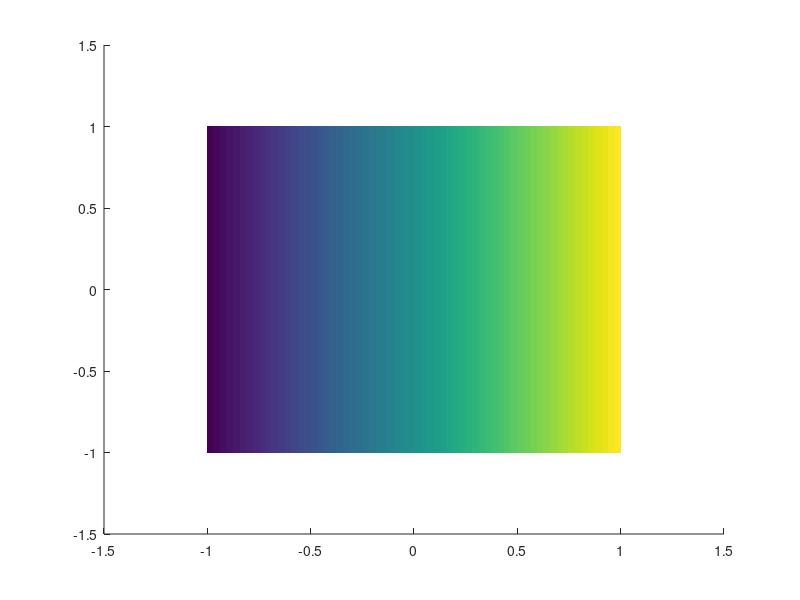

Here is the MATLAB script that generated this plot: (Note: this script raises an error after producing the figure.)
% Author: Stefan Karlsson, Josef Bigun, 2014

function ApertureIllustration(type)
%interactive visualization of the aperture problem in optical flow
%estimation. This script animates a pattern of horizontal smooth bars within 
% the support of a large disk. The pattern is in a circular motion pattern.
% a smaller apperture is present in the middle of the image. The
% only view the user gets is through the aperture, except for a periodic
% reveal of the scene
% input "type":
% 'regular' , [default] circular aperture, single motion
% 'barber'  , rectangular aperture, barberpole illusion
% 'multiple', circular aperture, multiple motions
% 'color'   , circular aperture, multiple motions in seperate color channels
%%%%%%%%%%%%
% The script supports the following interface:
% MOUSE: 
% click to enable mouse move of aperture, mouse scroll to change aperture
% radius
% KEYBOARD:
% Arrow Keys: move the aperture around
% Q/A : Radius of the aperture
% W/S : the fuzziness of the boundary(higher values makes it Gaussian-like)
%%%%%%%
if nargin < 1
    type = 'regular';end
if ~isnumeric(type)
    switch lower(type)
        case 'regular'
            type = 1;
        case 'barber'
            type = 2;
        case 'multiple'
            type = 3;
        case 'color'
            type = 4;
    end
end
%widht and height of the image
w = 250;
h = 250;
innerRadius = 0.3; %initial radius of aperture
%initial position of aperture, x and y:
innerPx = 0;
innerPy = 0;
minFuz  = 0.01;
%initial fuzziness of aperture:
if type == 2
    innerFuz = minFuz;
else
    innerFuz = 1/10; 
end
fuz = 1/20;      %fuzziness of the moving pattern
%limits in the image are in [-1,+1] for both x and y:
xlims = linspace(-1,1,w);
ylims = linspace(-1,1,h);
[x,y] = meshgrid(xlims,ylims);
p  = linspace(0,2*pi,200);   %used for painting the red boundary of aperture

%When linesmoothing option is on, there is a small bug in the offset of the
%position of linesegments. Fix this with the following added values
bugXVal = (xlims(2)-xlims(1))/2;
bugYVal = (ylims(2)-ylims(1))/2;

%keep track of mouse clicked:
bHasClicked = 0;
%create figure, set up callback functions:
hFig = figure('WindowKeyPressFcn',@localKeyFunc,...
              'WindowButtonDownFcn', @localMousepress); 
hold on
%create the graphics objects, store handles
if type < 4
    hIm = imagesc(xlims, ylims,x,[0,1]);colormap gray(256);
else
    hIm = imagesc(xlims, ylims,zeros([size(x),3]));
end
if type ~= 2
    hCirc = plot(innerRadius*sin(p)-innerPx,innerRadius*cos(p)-innerPy,...
                 'color',[0.6 0.2 0.2],'LineSmoothing','on');
end

axis off;axis image;

t    = 0;  %simulation time
tInc = 0.1; %time increment, simulation
targetFramerate = 15; %target framerate, in real-world time

%as long as the user hasnt shut down the figure, loop:
while ishandle(hFig)
    tic;  %time every iteration to control framerate
    %screener will hold the "characterisitc function" of the aperture:
if type ~= 2
	screener = sig((innerRadius-0.01)-sqrt((x-innerPx).^2+(y-innerPy).^2),innerFuz);
else
	screener = sig(x-innerPx+innerRadius,innerFuz).*sig(-(x-innerPx-innerRadius),innerFuz).*...
               sig(y-innerPy+innerRadius*2  ,innerFuz).*sig(-(y-innerPy-innerRadius*2  ),innerFuz);
end
    t = t+ tInc;
    %the update equation: sigmoidal function for disk boundaries,
    %trigonometric tricks for slowly varying bars
    %centre of the moving pattern is at (cX,xY)
    if type <= 2
        cX = 0.15*cos(t);     
        cY = 0.15*sin(t);
    else % type > = 3
        cX = 0;
        cY = 0.15*sin(t);
    end
    if type < 4
        im = sig(0.84^2-(x-cX).^2-(y-cY).^2,fuz).*(cos(40*(sin(t/100)*(x-cX)+cos(t/100)*(y-cY)))+1)/2;
    else
        im(:,:,2) = sig(0.84^2-(x-cX).^2-(y-cY).^2,fuz).*(cos(40*(sin(t/100)*(x-cX)+cos(t/100)*(y-cY)))+1)/2;
    end
    if type > 2
        t2 = -t-100*pi/2;
%         t2 = t;
        cX = 0.15*cos(t);     
        cY = 0;
%         cX = 0.15*cos(t2);     %centre of the moving pattern is at (cX,xY)
%         cY = 0.15*sin(t2);
        if type ==3
%             newIm = (newIm + backWeight*(250-newIm).*(iix>0)); %apply the background, fixed with hard boundary
        	im = (im + 0.7*ed(im).*(1-im).*...
             sig(0.84^2-(x-cX).^2-(y-cY).^2,fuz).*(cos(40*(sin(t2/100)*(x-cX)+cos(t2/100)*(y-cY)))+1)/2);
            
        else %type ==4
            im(:,:,3) = (1-im(:,:,2)).*...
             sig(0.84^2-(x-cX).^2-(y-cY).^2,fuz).*(cos(40*(sin(t2/100)*(x-cX)+cos(t2/100)*(y-cY)))+1)/2;
        end
    end

    %alpha is used for the periodical unveiling of the full motion pattern
    if type <=2
        alpha =  max(min(((-0.8- 1.55*sin(t*0.35))/2), 0.35),0);
    else % type >=3
        alpha =  max(min(((1.5- 1.55*sin((t+45*tInc)*0.25))/2), 0.35),0);
    end
    if type < 4
        if type == 2
            im = alpha*im + (1-alpha)*(screener.*im + (1 - screener)/2);
        else
            im = alpha*im + (1-alpha)*screener.*im;
        end
    else
        im = alpha*im + (1-alpha)*bsxfun(@times,screener,im);
    end
    %update graphics:
    set(hIm,'CData',im);
if type ~= 2    
    set(hCirc,'XData',(innerRadius-bugXVal)*sin(p)+innerPx+bugXVal, ...
              'YData',(innerRadius-bugYVal)*cos(p)+innerPy+bugYVal);
end
    %restrict frame rate:
    timeToSpare = (1/targetFramerate) - toc; 
    pause(  max(timeToSpare  , 1/100)  ); 
end

%%%%%% nested helper functions
% sigmoidal function for fuzzy rendering:
function out=sig(x,fuzziness)
if (fuzziness == 0)
    out = x > 0;
else
    out= (1+erf(x./fuzziness))/2;
end
end
%%% keyboard event handler, callback function
function localKeyFunc(~,evnt)
switch evnt.Key,
  case 'q', innerRadius = innerRadius +0.01;
  case 'a', innerRadius = max(innerRadius -0.01,0.06);
  case 'w', innerFuz = innerFuz +0.005;
  case 's', innerFuz = max(innerFuz -0.005,minFuz);
  case 'downarrow' , innerPy = max(-1,innerPy -0.02);
  case 'uparrow'   , innerPy = min(1,innerPy +0.02);
  case 'rightarrow', innerPx = min(1,innerPx +0.02);
  case 'leftarrow' , innerPx = max(-1,innerPx -0.02);
end
end

%%%mouse press event handler
function localMousepress(~,~)
mousePos=get(gca,'CurrentPoint');
if max(max(abs(mousePos(1,:))))<1.1
    innerPy = mousePos(1,2);
    innerPx = mousePos(1,1);
    if ~bHasClicked
        set (hFig, 'WindowButtonMotionFcn', @mouseMove,'WindowScrollWheelFcn',@mouseScroll);
        bHasClicked = 1;
    else
        set (hFig, 'WindowButtonMotionFcn', '','WindowScrollWheelFcn','');
        bHasClicked = 0;    
    end
end
end

%%%mouse scroll event handler, activated on click
function mouseScroll(~,callbackdata)
   innerRadius = max(innerRadius +0.02*callbackdata.VerticalScrollCount,0.06);
end 

%%%mouse move event handler, activated on click
function mouseMove (~, ~)
mousePos=get(gca,'CurrentPoint');
if max(max(abs(mousePos(1,:))))<1.1
    innerPy = mousePos(1,2);
    innerPx = mousePos(1,1);
end
end

% shadowing function for object partial occlusion. Based on the gradient 
% magnitude, not physically justified, just a visualization hack really.
function out = ed(f)
gg = [0.2163,   0.5674,   0.2163];
dx = f(:,[  2:end end ]  ) - f(:,[1 1:(end-1) ]  ) ;
dx = conv2(dx,gg' ,'same');

dy = f(  [  2:end end ],:) - f(  [1 1:(end-1) ],:);
dy = conv2(dy,gg,'same');

out = ((dx.^2 + dy.^2)/8+1).^(-25);
end
end